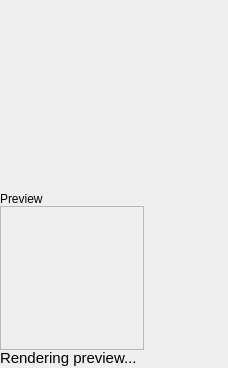
<?xml version="1.0" encoding="UTF-8"?>
<ui version="4.0">
 <class>teCheckers</class>
 <widget class="QWidget" name="teCheckers">
  <property name="geometry">
   <rect>
    <x>0</x>
    <y>0</y>
    <width>228</width>
    <height>368</height>
   </rect>
  </property>
  <property name="sizePolicy">
   <sizepolicy hsizetype="Preferred" vsizetype="Fixed">
    <horstretch>0</horstretch>
    <verstretch>0</verstretch>
   </sizepolicy>
  </property>
  <property name="windowTitle">
   <string>Form</string>
  </property>
  <layout class="QGridLayout" name="gridLayout">
   <property name="margin">
    <number>0</number>
   </property>
   <item row="0" column="0">
    <widget class="ReTextureAvatar" name="tex1">
     <property name="caption">
      <string>Texture 1</string>
     </property>
     <property name="ID">
      <string>tex1</string>
     </property>
     <property name="breadcrumb">
      <string>Texture1</string>
     </property>
    </widget>
   </item>
   <item row="1" column="0">
    <widget class="ReTextureAvatar" name="tex2">
     <property name="caption">
      <string>Texture 2</string>
     </property>
     <property name="ID">
      <string>tex2</string>
     </property>
     <property name="breadcrumb">
      <string>Texture2</string>
     </property>
    </widget>
   </item>
   <item row="2" column="0">
    <widget class="Re3DMappingEditor" name="mapping3D"/>
   </item>
   <item row="3" column="0">
    <widget class="QFrame" name="frPreview">
     <property name="sizePolicy">
      <sizepolicy hsizetype="Preferred" vsizetype="Fixed">
       <horstretch>0</horstretch>
       <verstretch>0</verstretch>
      </sizepolicy>
     </property>
     <property name="minimumSize">
      <size>
       <width>0</width>
       <height>176</height>
      </size>
     </property>
     <layout class="QVBoxLayout" name="verticalLayout_8">
      <property name="spacing">
       <number>0</number>
      </property>
      <property name="margin">
       <number>0</number>
      </property>
      <item>
       <widget class="QFrame" name="frBrickPreview">
        <property name="sizePolicy">
         <sizepolicy hsizetype="Preferred" vsizetype="Fixed">
          <horstretch>0</horstretch>
          <verstretch>0</verstretch>
         </sizepolicy>
        </property>
        <layout class="QVBoxLayout" name="lyNoiseResult">
         <property name="spacing">
          <number>0</number>
         </property>
         <property name="margin">
          <number>0</number>
         </property>
         <item>
          <widget class="QLabel" name="label_8">
           <property name="text">
            <string>Preview</string>
           </property>
          </widget>
         </item>
         <item>
          <widget class="QLabel" name="noiseResult">
           <property name="sizePolicy">
            <sizepolicy hsizetype="Fixed" vsizetype="Fixed">
             <horstretch>0</horstretch>
             <verstretch>0</verstretch>
            </sizepolicy>
           </property>
           <property name="minimumSize">
            <size>
             <width>144</width>
             <height>144</height>
            </size>
           </property>
           <property name="maximumSize">
            <size>
             <width>144</width>
             <height>144</height>
            </size>
           </property>
           <property name="frameShape">
            <enum>QFrame::StyledPanel</enum>
           </property>
           <property name="text">
            <string/>
           </property>
          </widget>
         </item>
        </layout>
       </widget>
      </item>
      <item>
       <widget class="QLabel" name="msgRenderingPreview">
        <property name="sizePolicy">
         <sizepolicy hsizetype="Preferred" vsizetype="Fixed">
          <horstretch>0</horstretch>
          <verstretch>0</verstretch>
         </sizepolicy>
        </property>
        <property name="minimumSize">
         <size>
          <width>16</width>
          <height>16</height>
         </size>
        </property>
        <property name="maximumSize">
         <size>
          <width>16777215</width>
          <height>16</height>
         </size>
        </property>
        <property name="font">
         <font>
          <pointsize>11</pointsize>
         </font>
        </property>
        <property name="text">
         <string>Rendering preview...</string>
        </property>
       </widget>
      </item>
     </layout>
    </widget>
   </item>
  </layout>
 </widget>
 <customwidgets>
  <customwidget>
   <class>Re3DMappingEditor</class>
   <extends>QWidget</extends>
   <header>Re3DMappingEditor.h</header>
  </customwidget>
  <customwidget>
   <class>ReTextureAvatar</class>
   <extends>QWidget</extends>
   <header>ReTextureAvatar.h</header>
  </customwidget>
 </customwidgets>
 <resources/>
 <connections/>
</ui>
